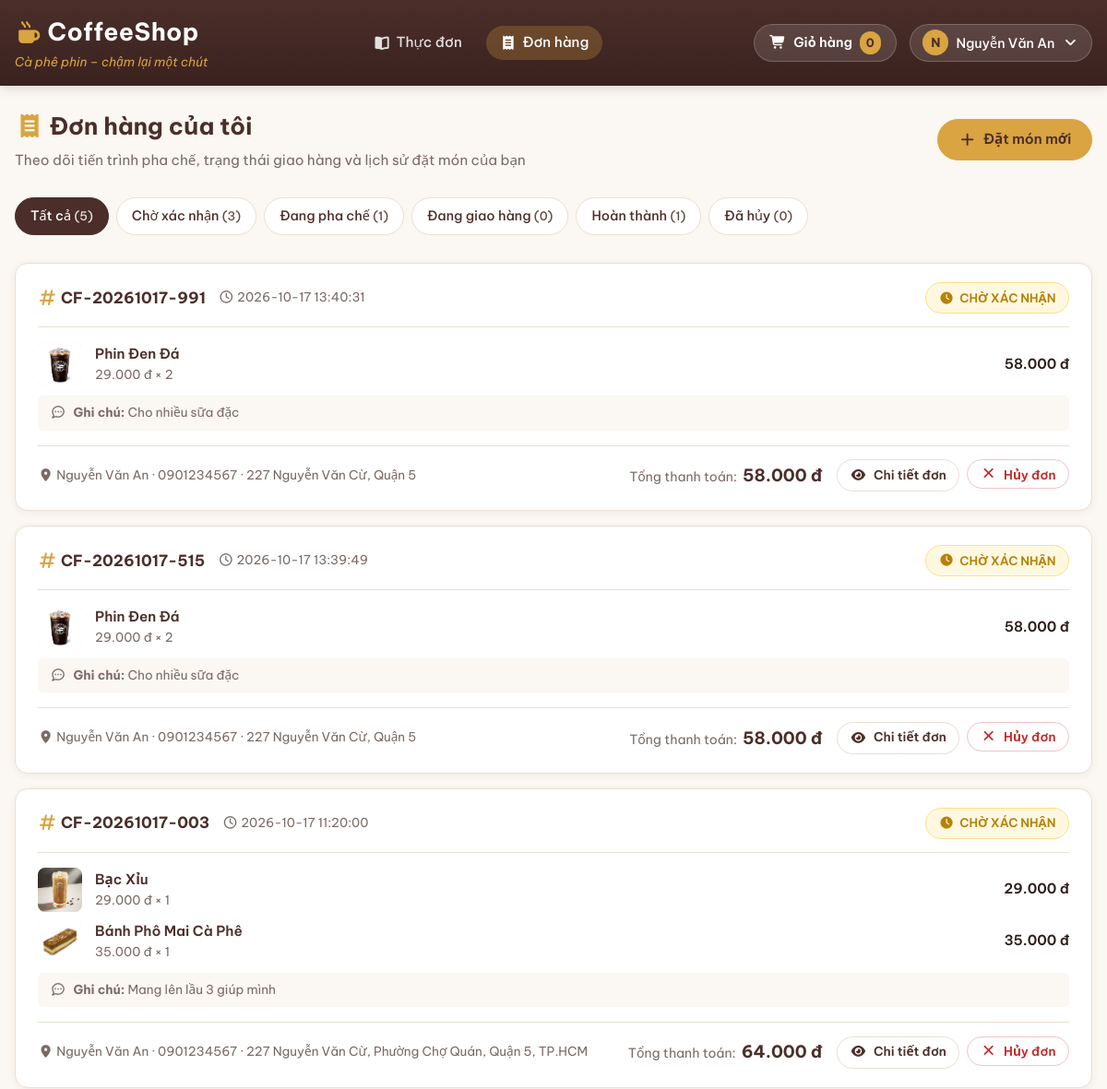
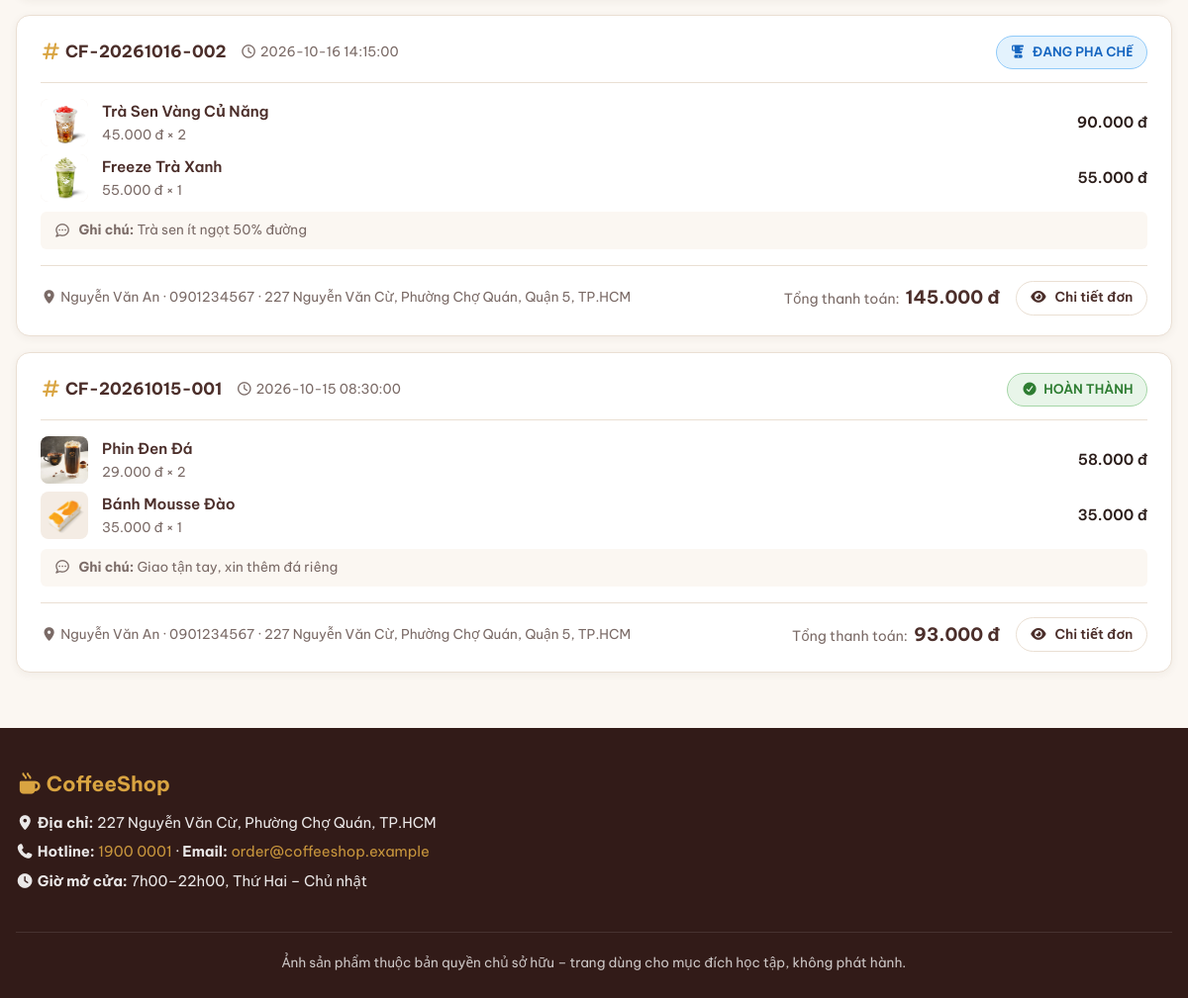
/orders (signed in), run on the app's committed database (2 pictures, top to bottom).
### tables this page shows
CREATE TABLE users (
        id INTEGER PRIMARY KEY AUTOINCREMENT,
        username TEXT UNIQUE NOT NULL,
        email TEXT UNIQUE NOT NULL,
        password_hash TEXT NOT NULL,
        full_name TEXT NOT NULL,
        phone TEXT,
        address TEXT,
        created_at TEXT NOT NULL
    );

CREATE TABLE orders (
        id INTEGER PRIMARY KEY AUTOINCREMENT,
        order_code TEXT UNIQUE NOT NULL,
        user_id INTEGER NOT NULL REFERENCES users(id),
        recipient_name TEXT NOT NULL,
        recipient_phone TEXT NOT NULL,
        recipient_address TEXT NOT NULL,
        notes TEXT,
        total_amount INTEGER NOT NULL,
        status TEXT NOT NULL DEFAULT 'Chờ xác nhận',
        created_at TEXT NOT NULL
    );

CREATE TABLE order_items (
        id INTEGER PRIMARY KEY AUTOINCREMENT,
        order_id INTEGER NOT NULL REFERENCES orders(id) ON DELETE CASCADE,
        product_id INTEGER NOT NULL REFERENCES products(id),
        product_name TEXT NOT NULL,
        product_image TEXT,
        price INTEGER NOT NULL,
        quantity INTEGER NOT NULL,
        subtotal INTEGER NOT NULL
    );

### app.py (the view)
@app.route("/orders")
@login_required
def orders():
    user_id = session["user_id"]
    status_filter = request.args.get("status", "").strip()
    conn = get_db()
    status_counts = {
        "total": conn.execute("SELECT COUNT(*) FROM orders WHERE user_id = ?", (user_id,)).fetchone()[0],
        "pending": conn.execute(
            "SELECT COUNT(*) FROM orders WHERE user_id = ? AND status = 'Chờ xác nhận'", (user_id,)
        ).fetchone()[0],
        "brewing": conn.execute(
            "SELECT COUNT(*) FROM orders WHERE user_id = ? AND status = 'Đang pha chế'", (user_id,)
        ).fetchone()[0],
        "shipping": conn.execute(
            "SELECT COUNT(*) FROM orders WHERE user_id = ? AND status = 'Đang giao hàng'", (user_id,)
        ).fetchone()[0],
        "completed": conn.execute(
            "SELECT COUNT(*) FROM orders WHERE user_id = ? AND status = 'Hoàn thành'", (user_id,)
        ).fetchone()[0],
        "cancelled": conn.execute(
            "SELECT COUNT(*) FROM orders WHERE user_id = ? AND status = 'Đã hủy'", (user_id,)
        ).fetchone()[0],
    }
    if status_filter:
        query = "SELECT * FROM orders WHERE user_id = ? AND status = ? ORDER BY id DESC"
        params = (user_id, status_filter)
    else:
        query = "SELECT * FROM orders WHERE user_id = ? ORDER BY id DESC"
        params = (user_id,)
    raw_orders = conn.execute(query, params).fetchall()
    orders_list = []
    for o in raw_orders:
        items = conn.execute("SELECT * FROM order_items WHERE order_id = ?", (o["id"],)).fetchall()
        s_class, s_icon, s_step = format_order_status(o["status"])
        orders_list.append({
            "id": o["id"],
            "order_code": o["order_code"],
            "recipient_name": o["recipient_name"],
            "recipient_phone": o["recipient_phone"],
            "recipient_address": o["recipient_address"],
            "notes": o["notes"],
            "total_amount": o["total_amount"],
            "status": o["status"],
            "status_class": s_class,
            "status_icon": s_icon,
            "timeline_step": s_step,
            "created_at": o["created_at"],
            "order_items": items,
        })
    conn.close()
    return render_template(
        "orders.html",
        orders=orders_list,
        current_status=status_filter,
        status_counts=status_counts,
    )

### app.py (called while the page is built)
def login_required(view):
    @functools.wraps(view)
    def wrapped_view(**kwargs):
        if "user_id" not in session:
            flash("Vui lòng đăng nhập để sử dụng tính năng này.", "warning")
            return redirect(url_for("login", next=request.path))
        return view(**kwargs)
    return wrapped_view

@app.context_processor
def inject_global_data():
    user = None
    if "user_id" in session:
        conn = get_db()
        user = conn.execute("SELECT * FROM users WHERE id = ?", (session["user_id"],)).fetchone()
        conn.close()
    cart = session.get("cart", {})
    cart_count = sum(cart.values())
    return {
        "store": STORE_INFO,
        "current_user": user,
        "cart_count": cart_count,
    }

@app.template_filter("format_price")
def format_price_filter(val):
    if val is None:
        return "Liên hệ"
    try:
        val = int(val)
        return f"{val:,}".replace(",", ".") + " đ"
    except (ValueError, TypeError):
        return f"{val} đ"

def format_order_status(status):
    classes = {
        "Chờ xác nhận": ("pending", '<i class="fa-solid fa-clock"></i>', 1),
        "Đang pha chế": ("brewing", '<i class="fa-solid fa-blender"></i>', 2),
        "Đang giao hàng": ("shipping", '<i class="fa-solid fa-motorcycle"></i>', 3),
        "Hoàn thành": ("completed", '<i class="fa-solid fa-circle-check"></i>', 4),
        "Đã hủy": ("cancelled", '<i class="fa-solid fa-ban"></i>', 0),
    }
    return classes.get(status, ("secondary", '<i class="fa-solid fa-info"></i>', 0))

### database.py (called while the page is built)
def get_db():
    conn = sqlite3.connect(DB_PATH)
    conn.row_factory = sqlite3.Row
    conn.execute("PRAGMA foreign_keys = ON;")
    return conn

### templates/orders.html (shortened to what this page needs)
{% extends "base.html" %}
{% block content %}
<div class="container page-orders">
  <div class="page-header">
    <div>
      <h2 class="page-title"><i class="fa-solid fa-receipt text-caramel"></i> Đơn hàng của tôi</h2>
      <p class="page-subtitle">Theo dõi tiến trình pha chế, trạng thái giao hàng và lịch sử đặt món của bạn</p>
    </div>
    <div>
      <a href="/#menu-section" class="btn btn-primary">
        <i class="fa-solid fa-plus"></i> Đặt món mới
      </a>
    </div>
  </div>
  <div class="order-filter-tabs">
    <a href="/orders" class="order-tab {% if not current_status %}active{% endif %}">
      Tất cả <span class="order-tab-count">({{ status_counts.total }})</span>
    </a>
    <a href="/orders?status=Chờ xác nhận" class="order-tab {% if current_status == 'Chờ xác nhận' %}active{% endif %}">
      Chờ xác nhận <span class="order-tab-count">({{ status_counts.pending }})</span>
    </a>
    <a href="/orders?status=Đang pha chế" class="order-tab {% if current_status == 'Đang pha chế' %}active{% endif %}">
      Đang pha chế <span class="order-tab-count">({{ status_counts.brewing }})</span>
    </a>
    <a href="/orders?status=Đang giao hàng" class="order-tab {% if current_status == 'Đang giao hàng' %}active{% endif %}">
      Đang giao hàng <span class="order-tab-count">({{ status_counts.shipping }})</span>
    </a>
    <a href="/orders?status=Hoàn thành" class="order-tab {% if current_status == 'Hoàn thành' %}active{% endif %}">
      Hoàn thành <span class="order-tab-count">({{ status_counts.completed }})</span>
    </a>
    <a href="/orders?status=Đã hủy" class="order-tab {% if current_status == 'Đã hủy' %}active{% endif %}">
      Đã hủy <span class="order-tab-count">({{ status_counts.cancelled }})</span>
    </a>
  </div>
  {% if orders %}
  <div class="orders-list">
    {% for o in orders %}
    <div class="card order-card">
      <div class="order-card-header">
        <div class="order-header-info">
          <span class="order-code">
            <i class="fa-solid fa-hashtag text-caramel"></i> {{ o.order_code }}
          </span>
          <span class="order-date">
            <i class="fa-regular fa-clock"></i> {{ o.created_at }}
          </span>
        </div>
        <div class="order-header-status">
          <span class="badge badge-status badge-{{ o.status_class }}">
            {{ o.status_icon | safe }} {{ o.status }}
          </span>
        </div>
      </div>
      <div class="order-card-body">
        <div class="order-items-preview">
          {% for item in o.order_items %}
          <div class="order-item-row">
            <div class="order-item-thumb">
              <img src="/{{ item.product_image }}" alt="{{ item.product_name }}" onerror="this.src='/static/images/fallback.png'">
            </div>
            <div class="order-item-details">
              <h4 class="order-item-name">{{ item.product_name }}</h4>
              <p class="order-item-meta">
                {{ item.price | format_price }} &times; {{ item.quantity }}
              </p>
            </div>
            <div class="order-item-subtotal">
              {{ item.subtotal | format_price }}
            </div>
          </div>
          {% endfor %}
        </div>
        {% if o.notes %}
        <div class="order-notes-preview">
          <i class="fa-regular fa-comment-dots text-muted"></i>
          <span><strong>Ghi chú:</strong> {{ o.notes }}</span>
        </div>
        {% endif %}
      </div>
      <div class="order-card-footer">
        <div class="order-shipping-brief">
          <p class="text-muted"><i class="fa-solid fa-location-dot"></i> {{ o.recipient_name }} &middot; {{ o.recipient_phone }} &middot; {{ o.recipient_address }}</p>
        </div>
        <div class="order-total-action">
          <div class="order-total-box">
            <span class="total-label">Tổng thanh toán:</span>
            <span class="total-val">{{ o.total_amount | format_price }}</span>
          </div>
          <div class="order-actions-btns">
            <a href="/orders/{{ o.id }}" class="btn btn-outline btn-sm">
              <i class="fa-solid fa-eye"></i> Chi tiết đơn
            </a>
            {% if o.status == 'Chờ xác nhận' %}
            <form method="POST" action="/orders/{{ o.id }}/cancel" style="display:inline;" onsubmit="return confirm('Bạn có chắc chắn muốn hủy đơn hàng này không?');">
              <button type="submit" class="btn btn-danger-outline btn-sm">
                <i class="fa-solid fa-xmark"></i> Hủy đơn
              </button>
            </form>
            {% endif %}
          </div>
        </div>
      </div>
    </div>
    {% endfor %}
  </div>
  {% endif %}
</div>
{% endblock %}

### templates/base.html (shortened to what this page needs)
<!DOCTYPE html>
<html lang="vi">
<head>
  <link rel="stylesheet" href="/vendor/fontawesome/css/all.min.css">
  <link rel="stylesheet" href="/static/css/style.css">
</head>
<body>
  <header class="site-header">
    <div class="container header-inner">
      <div class="header-left">
        <a href="/" class="brand-link">
          <h1 class="brand">
            <i class="fa-solid fa-mug-hot brand-icon" aria-hidden="true"></i>
            <span>{{ store.name }}</span>
          </h1>
        </a>
        <p class="slogan">{{ store.slogan }}</p>
      </div>
      <nav class="nav-links">
        <a href="/" class="nav-item {% if request.path == '/' %}active{% endif %}">
          <i class="fa-solid fa-book-open"></i> Thực đơn
        </a>
        {% if current_user %}
        <a href="/orders" class="nav-item {% if request.path.startswith('/orders') %}active{% endif %}">
          <i class="fa-solid fa-receipt"></i> Đơn hàng
        </a>
        {% endif %}
      </nav>
      <div class="header-right">
        <a href="/cart" class="cart-btn" id="cart-btn" title="Xem giỏ hàng">
          <i class="fa-solid fa-cart-shopping"></i>
          <span class="cart-label">Giỏ hàng</span>
          <span class="cart-badge" id="cart-badge">{{ cart_count }}</span>
        </a>
        {% if current_user %}
        <div class="user-menu" id="user-menu">
          <button class="user-btn" id="user-btn" type="button" aria-expanded="false" aria-haspopup="true">
            <span class="avatar">{{ current_user.full_name[:1] | upper }}</span>
            <span class="user-name">{{ current_user.full_name }}</span>
            <i class="fa-solid fa-angle-down"></i>
          </button>
        </div>
        {% endif %}
      </div>
    </div>
  </header>
  <main class="main-content">
    {% block content %}{% endblock %}
  </main>
  <footer class="site-footer">
    <div class="container footer-inner">
      <div class="footer-info">
        <strong class="footer-name"><i class="fa-solid fa-mug-hot"></i> {{ store.name }}</strong>
        <p><i class="fa-solid fa-location-dot"></i> <strong>Địa chỉ:</strong> {{ store.address }}</p>
        <p><i class="fa-solid fa-phone"></i> <strong>Hotline:</strong> <a href="tel:{{ store.hotline }}">{{ store.hotline }}</a> · <strong>Email:</strong> <a href="mailto:{{ store.email }}">{{ store.email }}</a></p>
        <p><i class="fa-solid fa-clock"></i> <strong>Giờ mở cửa:</strong> {{ store.hours }}</p>
      </div>
      <div class="footer-bottom">
        <p class="copyright">{{ store.copyright }}</p>
      </div>
    </div>
  </footer>
</body>
</html>

### data on the page
users: full_name "N", full_name "Nguyễn Văn An"
orders: order_code "CF-20261017-991", created_at "2026-10-17 13:40:31", status "CHỜ XÁC NHẬN", notes "Cho nhiều sữa đặc", recipient_name "Nguyễn Văn An", recipient_phone "0901234567", recipient_address "227 Nguyễn Văn Cừ, Quận 5", total_amount "58.000 đ"
order_items: product_image (picture), product_name "Phin Đen Đá", price "29.000 đ", quantity "2", subtotal "58.000 đ"
orders: order_code "CF-20261017-515", created_at "2026-10-17 13:39:49", status "CHỜ XÁC NHẬN", notes "Cho nhiều sữa đặc", recipient_name "Nguyễn Văn An", recipient_phone "0901234567", recipient_address "227 Nguyễn Văn Cừ, Quận 5", total_amount "58.000 đ"
order_items: product_image (picture), product_name "Phin Đen Đá", price "29.000 đ", quantity "2", subtotal "58.000 đ"
orders: order_code "CF-20261017-003", created_at "2026-10-17 11:20:00", status "CHỜ XÁC NHẬN", notes "Mang lên lầu 3 giúp mình", recipient_name "Nguyễn Văn An", recipient_phone "0901234567", recipient_address "227 Nguyễn Văn Cừ, Phường Chợ Quán, Quận 5, TP.HCM", total_amount "64.000 đ"
order_items: product_image (picture), product_name "Bạc Xỉu", price "29.000 đ", quantity "1", subtotal "29.000 đ"
order_items: product_image (picture), product_name "Bánh Phô Mai Cà Phê", price "35.000 đ", quantity "1", subtotal "35.000 đ"
orders: order_code "CF-20261016-002", created_at "2026-10-16 14:15:00", status "ĐANG PHA CHẾ", notes "Trà sen ít ngọt 50% đường", recipient_name "Nguyễn Văn An", recipient_phone "0901234567", recipient_address "227 Nguyễn Văn Cừ, Phường Chợ Quán, Quận 5, TP.HCM", total_amount "145.000 đ"
order_items: product_image (picture), product_name "Trà Sen Vàng Củ Năng", price "45.000 đ", quantity "2", subtotal "90.000 đ"
order_items: product_image (picture), product_name "Freeze Trà Xanh", price "55.000 đ", quantity "1", subtotal "55.000 đ"
orders: order_code "CF-20261015-001", created_at "2026-10-15 08:30:00", status "HOÀN THÀNH", notes "Giao tận tay, xin thêm đá riêng", recipient_name "Nguyễn Văn An", recipient_phone "0901234567", recipient_address "227 Nguyễn Văn Cừ, Phường Chợ Quán, Quận 5, TP.HCM", total_amount "93.000 đ"
order_items: product_image (picture), product_name "Phin Đen Đá", price "29.000 đ", quantity "2", subtotal "58.000 đ"
order_items: product_image (picture), product_name "Bánh Mousse Đào", price "35.000 đ", quantity "1", subtotal "35.000 đ"

### other printed values
{{ store.name }} "CoffeeShop"
{{ store.slogan }} "Cà phê phin – chậm lại một chút"
{{ cart_count }} "0"
{{ status_counts.total }} "5"
{{ status_counts.pending }} "3"
{{ status_counts.brewing }} "1"
{{ status_counts.shipping }} "0"
{{ status_counts.completed }} "1"
{{ status_counts.cancelled }} "0"
{{ store.address }} "227 Nguyễn Văn Cừ, Phường Chợ Quán, TP.HCM"
{{ store.hotline }} "1900 0001"
{{ store.email }} "order@coffeeshop.example"
{{ store.hours }} "7h00–22h00, Thứ Hai – Chủ nhật"
{{ store.copyright }} "Ảnh sản phẩm thuộc bản quyền chủ sở hữu – trang dùng cho mục đích học tập, không phát hành."
